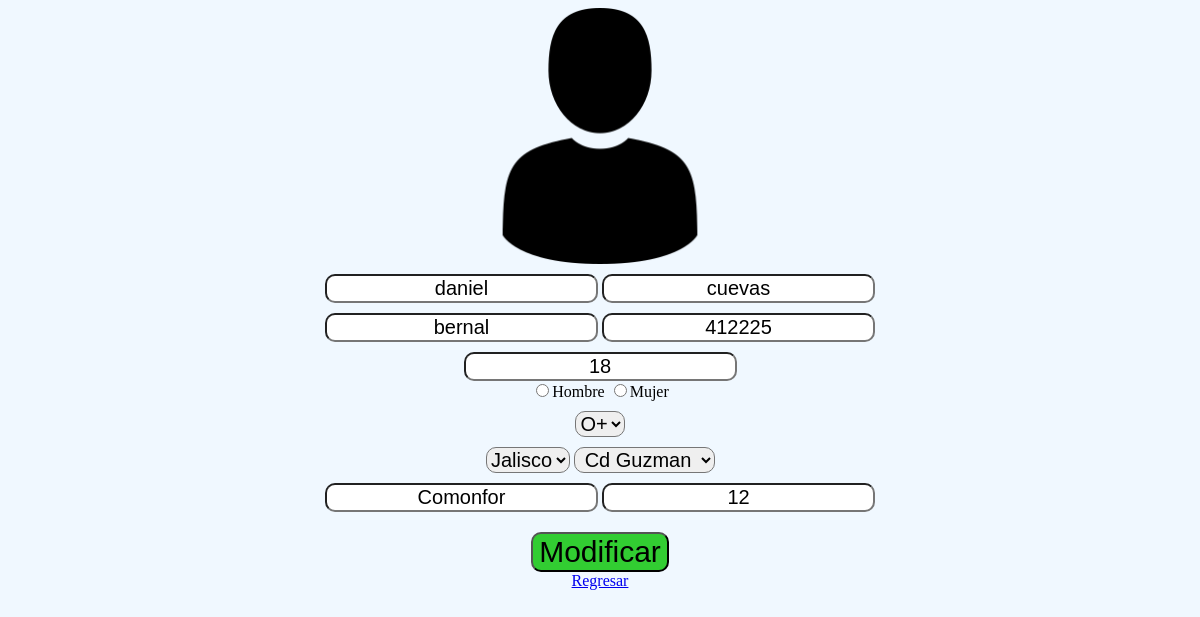
Page /paciente/modificarPaciente.php (signed in) on the committed database.
### tables this page shows
CREATE TABLE `paciente` (
  `id_paciente` int(11) NOT NULL,
  `nombre` varchar(30) DEFAULT NULL,
  `paterno` varchar(15) DEFAULT NULL,
  `materno` varchar(15) DEFAULT NULL,
  `telefono` varchar(15) DEFAULT NULL,
  `edad` int(11) DEFAULT NULL,
  `sexo` varchar(10) DEFAULT NULL,
  `tipoSangre` varchar(6) DEFAULT NULL,
  `estado` varchar(20) DEFAULT NULL,
  `ciudad` varchar(30) DEFAULT NULL,
  `calle` varchar(40) DEFAULT NULL,
  `numero` int(11) DEFAULT NULL,
  `correo` varchar(50) DEFAULT NULL,
  `pass` varchar(20) DEFAULT NULL
);

### paciente/modificarPaciente.php (the view, shortened to what this page needs)
<?php
    $usuario = $_SESSION['usuario'];
    include "../conexion.php";
    $consulta = "SELECT*FROM paciente WHERE correo='$usuario'";
    $resultado=mysqli_query($conexion,$consulta);
    $row = mysqli_fetch_array($resultado);
    $nombre = $row['nombre'];
    $materno = $row['materno'];
    $paterno = $row['paterno'];
    $telefono = $row['telefono'];
    $edad = $row['edad'];
    $calle = $row['calle'];
    $numero = $row['numero'];
?>
<!DOCTYPE html>
<html lang="es">
<head>
    <link rel="stylesheet" href="../../css/paciente/modificarPaciente.css">
</head>
<body>
    <form action="modificarPaciente.php" method="POST">
        <header class="title">
            <img src="../../img/usuario-hombre.png" alt="">
        </header>
        <section class="paciente">
            <div>
                <input class="texto" id="nombre" type="text" placeholder="Nombre" name="nombre"
                value="<?php echo $nombre;?>" title="ingrese su nombre" require>
                <input class="texto" id="materno" type="text" placeholder="Apellido materno" name="materno"
                value="<?php echo $materno;?>" title="ingrese su apellido Materno" require>
            </div>
            <div>
                <input class="texto" id="paterno" type="text" placeholder="Apellido paterno" name="paterno"
                value="<?php echo $paterno;?>" title="ingrese su apellido Paterno" require>
                <input class="texto" id="telefono" type="text" placeholder="Telefono" name="telefono"
                value="<?php echo $telefono;?>" title="ingrese su Telefono" require>
            </div>
            <div>
            <input class="texto" id="edad" type="text" placeholder="edad" name="edad"
                value="<?php echo $edad;?>" title="ingrese su edad" require>
            </div>
        </section>
        <section class="sexo">
            <div>
                <input title="ingrese su sexo" require type="radio" name="sexo">Hombre
                <input title="ingrese su sexo" require type="radio" name="sexo">Mujer
            </div>
            <div>
                <select class="texto" name="sangre" id="sangre">
                    <option value="O+">O+</option>
                </select>
            </div>
        </section>
        <section class="vive">
            <div>
                <select class="texto" name="estado" id="estado">
                    <option value="jalisco">Jalisco</option>
                </select>
                <select class="texto" name="ciudad" id="ciudad">
                    <option value="cd guzman">Cd Guzman</option>
                </select>
            </div>
            <div>
                <input class="texto" type="text" placeholder="Nombre de la calle" name="calle"
                value="<?php echo $calle;?>">
                <input class="texto" type="text" placeholder="Numero de la calle" name="numero"
                value="<?php echo $numero;?>">
            </div>
        </section>
        <section class="correo">
            <input class="boton" type="submit" value="Modificar" name="button">
            <a href="./gestionarPaciente.php">Regresar</a>
        </section>
    </form>
</body>
</html>

### css/paciente/modificarPaciente.css (style rules this page uses)
body { background-color: aliceblue; }
form { display: grid; grid-template: auto/1fr; }
.title { grid-column-start: 1; grid-column-end: 2; display: grid; justify-items: center; }
.paciente { grid-column-start: 1; grid-column-end: 2; display: grid; justify-items: center; }
.sexo { grid-column-start: 1; grid-column-end: 2; display: grid; justify-items: center; }
.vive { grid-column-start: 1; grid-column-end: 2; display: grid; justify-items: center; }
.correo { grid-column-start: 1; grid-column-end: 2; display: grid; justify-items: center; }
.texto { margin-top: 10px; font-size: 20px; border-radius: 10px; text-align: center; }
.boton { margin-top: 20px; font-size: 30px; border-radius:10px; background-color: limegreen; }

### rows in the picture
paciente: nombre "daniel", materno "cuevas", paterno "bernal", telefono "412225", edad "18", calle "Comonfor", numero "12"
